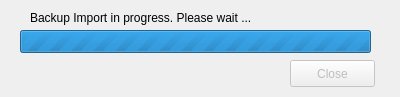
<?xml version="1.0" encoding="UTF-8"?>
<ui version="4.0">
 <class>Import</class>
 <widget class="QDialog" name="Import">
  <property name="geometry">
   <rect>
    <x>0</x>
    <y>0</y>
    <width>400</width>
    <height>97</height>
   </rect>
  </property>
  <property name="windowTitle">
   <string>Backup Import</string>
  </property>
  <property name="modal">
   <bool>true</bool>
  </property>
  <widget class="QProgressBar" name="importProgress">
   <property name="geometry">
    <rect>
     <x>20</x>
     <y>30</y>
     <width>351</width>
     <height>23</height>
    </rect>
   </property>
   <property name="maximum">
    <number>0</number>
   </property>
   <property name="value">
    <number>-1</number>
   </property>
  </widget>
  <widget class="QPushButton" name="btnClose">
   <property name="enabled">
    <bool>false</bool>
   </property>
   <property name="geometry">
    <rect>
     <x>290</x>
     <y>60</y>
     <width>85</width>
     <height>27</height>
    </rect>
   </property>
   <property name="text">
    <string>Close</string>
   </property>
  </widget>
  <widget class="QLabel" name="lblStatus">
   <property name="geometry">
    <rect>
     <x>30</x>
     <y>10</y>
     <width>221</width>
     <height>16</height>
    </rect>
   </property>
   <property name="text">
    <string>Backup Import in progress. Please wait ...</string>
   </property>
  </widget>
 </widget>
 <resources/>
 <connections>
  <connection>
   <sender>btnClose</sender>
   <signal>clicked()</signal>
   <receiver>Import</receiver>
   <slot>close()</slot>
   <hints>
    <hint type="sourcelabel">
     <x>332</x>
     <y>73</y>
    </hint>
    <hint type="destinationlabel">
     <x>199</x>
     <y>48</y>
    </hint>
   </hints>
  </connection>
 </connections>
</ui>
